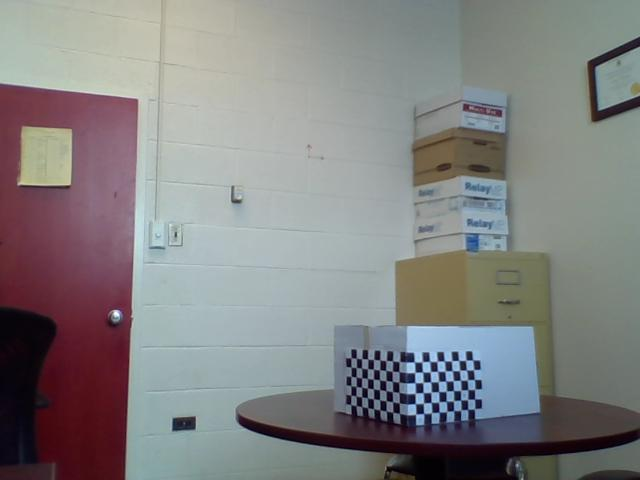
%> input picture lab3 updated/myofficePos1.jpg, 640 x 480 px
$ octave Lab3_ab.m   (GNU Octave 9; MATLAB toolbox functions it lacks are replaced by stand-ins)
%> lines starting %> are read from the running program, lines starting %| are printed output that depends on the picture
clear all;
close all;
I = imread('myofficePos1.jpg');
%> I is the input picture: size 480x640x3 uint8; mean R, G, B 130.7, 130.1, 130.1
II = imread('myofficePos2.jpg');
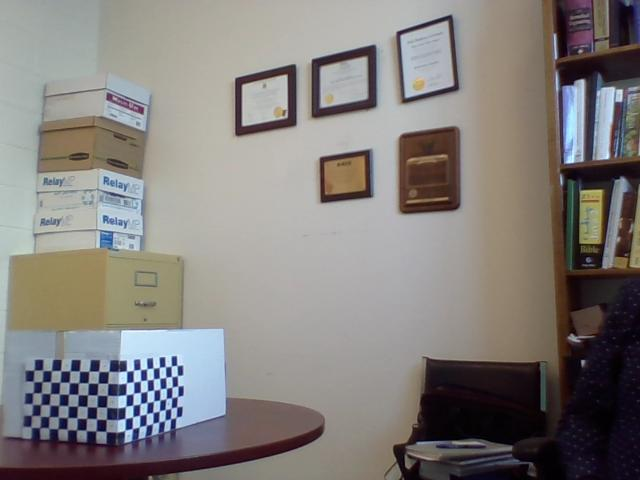
%> input picture lab3 updated/myofficePos2.jpg, 640 x 480 px
%> II is the input picture: size 480x640x3 uint8; mean R, G, B 131.4, 127.4, 124.7
imshow(I, [])
imshow(II, [])

%Lab2's intrinsic matrix
Fx = 636;
Fy = 636;
Cx = 317;
Cy = 240;

Mint=[Fx 0 Cx; 0 Fy Cy; 0 0 1];

X_coord=[1.5 3.5 5.5 7.5 4.5 1.5 3.5 5.5 7.5 4.5 1.5 3.5 5.5 7.5 0 0 0 0 0 0 0 0 0 0 0];
Y_coord=[0 0 0 0 0 0 0 0 0 0 0 0 0 0 1.5 3.5 5.5 2.5 1.5 3.5 5.5 2.5 1.5 3.5 5.5];
Z_coord=[0.5 0.5 0.5 0.5 1.5 2.5 2.5 2.5 2.5 3.5 4.5 4.5 4.5 4.5 0.5 0.5 0.5 1.5 2.5 2.5 2.5 3.5 4.5 4.5 4.5] ;
P_M = [X_coord; Y_coord; Z_coord; ones(1,25)];

NPTS=length(P_M);
%%%%%%%%%%%%%%%%%%%%%%%%%%%%%%%%%%
%define pose of model with respect to camera1
% DTR=pi/180;
ax = 1.4012;
ay = -0.5715;
az = 0.1061;

Rx=[1     0             0;
    0    cos(ax)    -sin(ax);
    0    sin(ax)    cos(ax)];

Ry=[cos(ay)     0             sin(ay);
    0           1               0;
    -sin(ay)    0             cos(ay)];

Rz=[cos(az)     -sin(az)   0;
    sin(az)     cos(az)    0;
    0             0        1];

R_m_c1=Rx*Ry*Rz;
Pmorg_c1=[8.4533;17.4056;59.0472];
M=[R_m_c1 Pmorg_c1];
%%%%%%%%%%%%%%%%%%%%%%%%%%%%%%%%%%%%%%
% Render image 1
p1=M*P_M;
p1(1,:)=p1(1,:)./p1(3,:);
p1(2,:)=p1(2,:)./p1(3,:);
p1(3,:)=p1(3,:)./p1(3,:);

figure(1), imshow(I,[]), title('View 1');
%convert image points from normalized to unnormalized
u=Mint*p1;
for i=1:length(u)
    rectangle('Position',[u(1,i)-2 u(2,i)-2 4 4], 'FaceColor', 'r');
end
pause

%%%%%%%%%%%%%%%%%%%%%%%%%%%%%%%%%%%%%%%%
%Setup second view
%define rotation of camera 1 wrt camera 2
ax=1.2024;
ay=-1.1887;
az=0.3397;
Rx=[1     0             0;
    0    cos(ax)    -sin(ax);
    0    sin(ax)    cos(ax)];
Ry=[cos(ay)     0             sin(ay);
    0           1               0;
    -sin(ay)    0             cos(ay)];
Rz=[cos(az)     -sin(az)   0;
    sin(az)     cos(az)    0;
    0             0        1];
R_c2_c1=Rx*Ry*Rz;
Pc2org_c1=[-16.3280;16.8507;51.8341];

H_m_c1=[R_m_c1 Pmorg_c1 ; 0 0 0 1];
H_c2_c1=[R_c2_c1 Pc2org_c1; 0 0 0 1];
H_c1_c2= inv(H_c2_c1);
H_m_c2=H_c1_c2*H_m_c1;
R_m_c2=H_m_c2(1:3,1:3);
Pmorg_c2=H_m_c2(1:3,4);
%extrinsic parameters matrix
M=[R_m_c2 Pmorg_c2];
%%%%%%%%%%%%%%%%%%%%%%%%%%%%%%%%%%%%%%
% Render image 2
p2=M*P_M;
p2(1,:)=p2(1,:)./p2(3,:);
p2(2,:)=p2(2,:)./p2(3,:);
p2(3,:)=p2(3,:)./p2(3,:);

figure(2), imshow(II,[]), title('View 2');
%convert image points from normalized to unnormalized
u=Mint*p2;
for i=1:length(u)
    rectangle('Position',[u(1,i)-2 u(2,i)-2 4 4], 'FaceColor', 'y');
end
pause


%calculate the essential matrix
t=Pc2org_c1;
E=[0 -t(3) t(2); t(3) 0 -t(1); -t(2) t(1) 0] * R_c2_c1;
disp(E);
 %Draw epipolcar lines
for i=1:length(p2)
    figure(2);
    rectangle('Position',[u(1,i)-2 u(2,i)-2 4 4], 'FaceColor', 'r');
    %compute el=E*p2 where el=[a,b,c] and the equation of the line
    %is ax=by=c=0
    figure(1);
    el=E*p2(:,i);
    %to find two points we assume x =1 and solve for y then assume
    % x=2 and solve for y
    px=1;
    pLine0=[px; (-el(3)-el(1)*px)/el(2); 1];
    px=-2;
    pLine1=[px; (-el(3)-el(1)*px)/el(2); 1];
   %convert to unnormalized
    pLine0=Mint*pLine0; pLine1=Mint*pLine1;
    %draw the line
    line([pLine0(1) pLine1(1)], [pLine0(2) pLine1(2)], 'Color', 'r');
    pause;
end
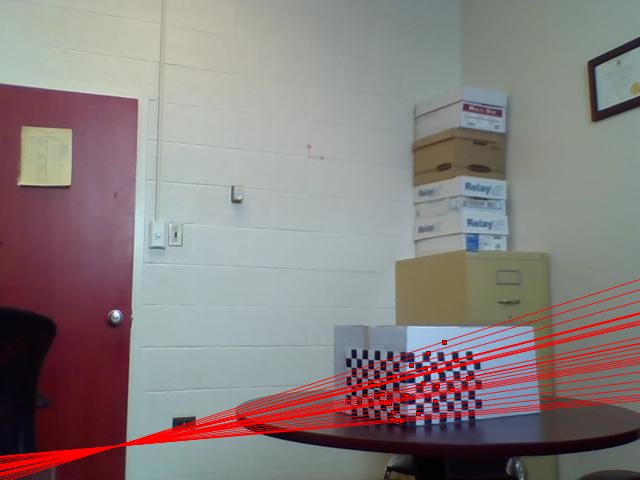
%> figure redrawn from the program's plot data; its title reads 'View 1'
